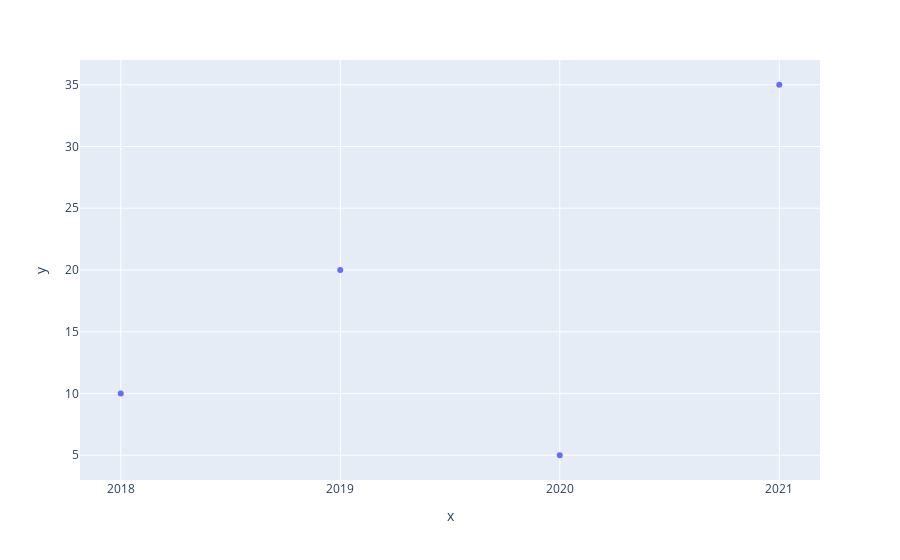

Source (notebook cell):
### Code cell
# gráfico 4 - disperssão
dados_x = ["2018", "2019", "2020", "2021"]
dados_y = [10, 20, 5, 35]

fig = px.scatter(x=dados_x, y=dados_y)
fig.show()

### Figure 1 — Plotly figure (JSON) as saved in the notebook; plotly's stock layout.template omitted (floating-point values rounded to 4 significant figures)
{"data": [{"hovertemplate": "x=%{x}<br>y=%{y}<extra></extra>", "legendgroup": "", "marker": {"color": "#636efa", "symbol": "circle"}, "mode": "markers", "name": "", "orientation": "v", "showlegend": false, "type": "scatter", "x": ["2018", "2019", "2020", "2021"], "xaxis": "x", "y": [10, 20, 5, 35], "yaxis": "y"}], "layout": {"legend": {"tracegroupgap": 0}, "margin": {"t": 60}, "xaxis": {"anchor": "y", "domain": [0, 1], "title": {"text": "x"}}, "yaxis": {"anchor": "x", "domain": [0, 1], "title": {"text": "y"}}}}
